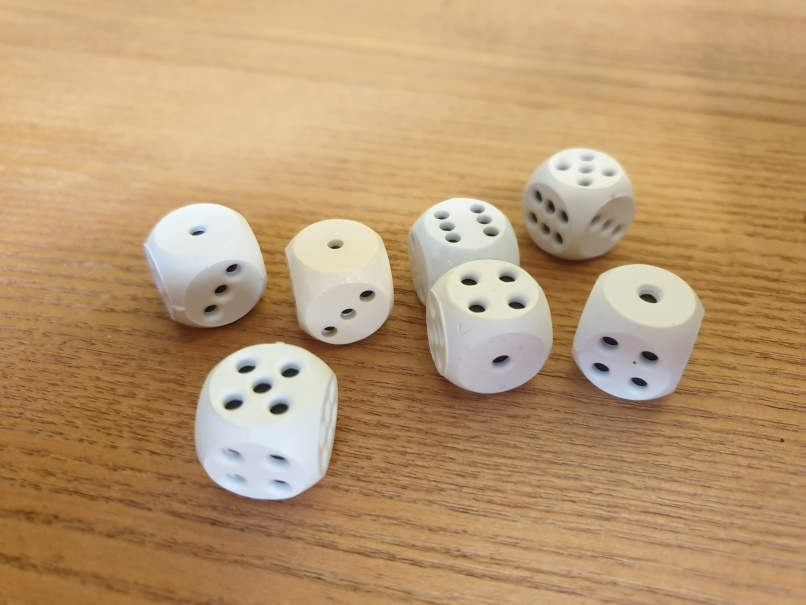
#> input picture projekt/dice_w.jpg, 806 x 605 px
$ jupyter execute wood_test.ipynb
#> lines starting #> are read from the running program, lines starting #| are printed output that depends on the picture; after the words box and inside, x2 and y2 are one past the last pixel; in counts of white or black regions, pixels touching at a corner belong together
### projekt/utils.py
import numpy as np
import matplotlib.pyplot as plt
from matplotlib.patches import Circle, Rectangle
from skimage import io, draw
import skimage.color as sc
from skimage.color import rgb2gray as r2g, rgb2hsv as r2h
from skimage.feature import canny
from skimage.morphology import dilation, erosion
from skimage.filters import gaussian
from ipywidgets import interact
from skimage.morphology import convex_hull_image as conhu
from skimage.measure import label, regionprops

def sh(image, ax=plt, **kwargs):
    ax.imshow(image, cmap='gray', **kwargs)
def colax(m, n):
    fig, axs = plt.subplots(m, n)#, gridspec_kw={"wspace": 0, "hspace": 0})
    return fig, (a for a in axs.flatten())
def ra():
    return sc.hsv2rgb([np.random.rand(), 1, 1])
_lh = 0
# [5 lines left out: function scol, not called in this run]

def bbxywh(bb):
    return (bb[1], bb[0]), bb[3]-bb[1], bb[2]-bb[0]
def bbctr(bb):
    xy, w, h = bbxywh(bb)
    return (xy[0]+w/2, xy[1]+h/2)
def bb_aspect(bb):
    _, w, h = bbxywh(bb)
    return w/h
def bb_ar(bb):
    _, w, h = bbxywh(bb)
    return w*h
# [8 lines left out: function regbound, not called in this run]

### projekt/wood_test.ipynb
[cell 1]
import numpy as np
import matplotlib.pyplot as plt
from matplotlib.patches import Circle, Rectangle
from skimage import io, draw
import skimage.color as sc
from skimage.color import rgb2gray as r2g, rgb2hsv as r2h
from skimage.feature import canny
from skimage.morphology import dilation, erosion
from skimage.filters import gaussian
from ipywidgets import interact
from skimage.morphology import convex_hull_image as conhu
from skimage.measure import label, regionprops
from utils import *
from skimage.measure import find_contours as fc
from skimage.filters import threshold_minimum as tm

[cell 2]
im = io.imread("dice_w.jpg")
#> im is the input picture: shape (605, 806, 3); mean R, G, B 184.6, 152.5, 112.6
bw = r2g(im)
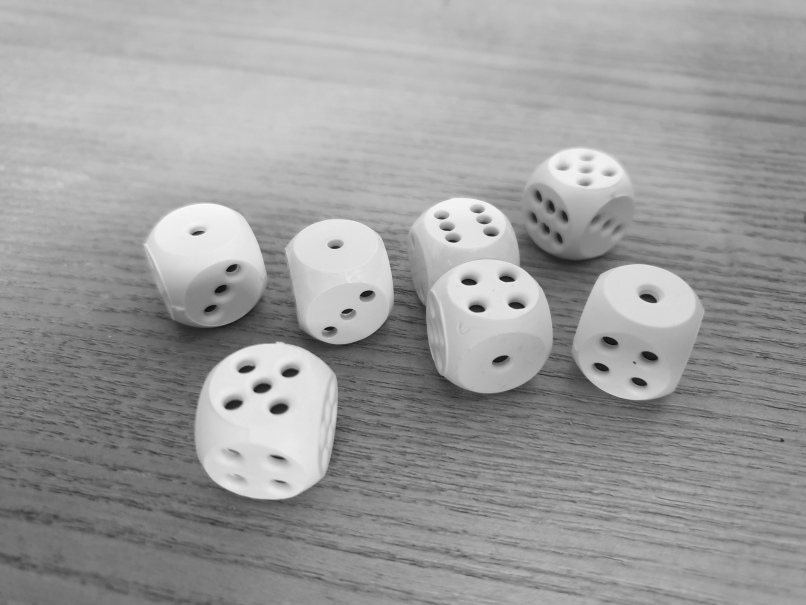
#> bw: shape (605, 806) float64; min 0.0454, max 0.981, mean 0.613
#> the sliders are set to th = 0.5
plt.imshow(im)

[cell 3]
@interact(th=(0,1,0.1))
def ttt(th=0.5):
#> called with th = 0.5
    tt = bw.copy()
    tt[tt<th]=0
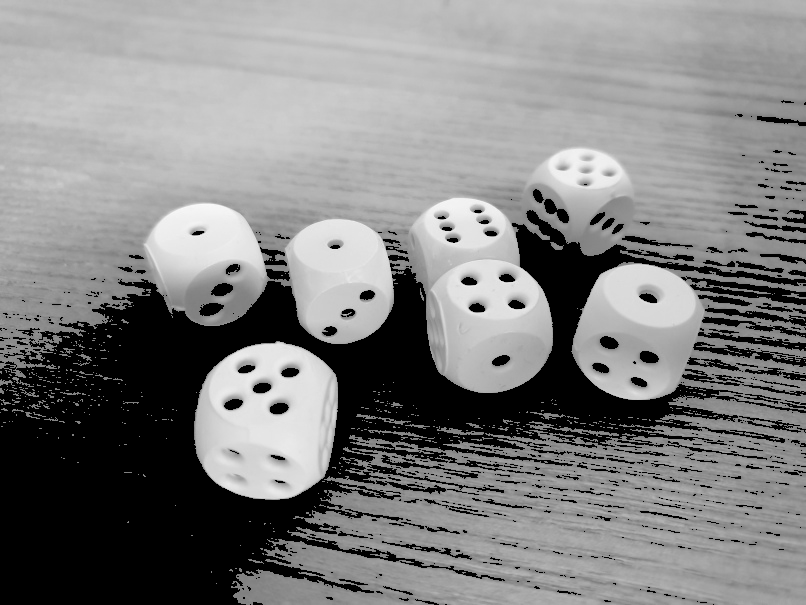
#> tt: shape (605, 806) float64; min 0, max 0.981, mean 0.506
    tt[tt>=th]=1
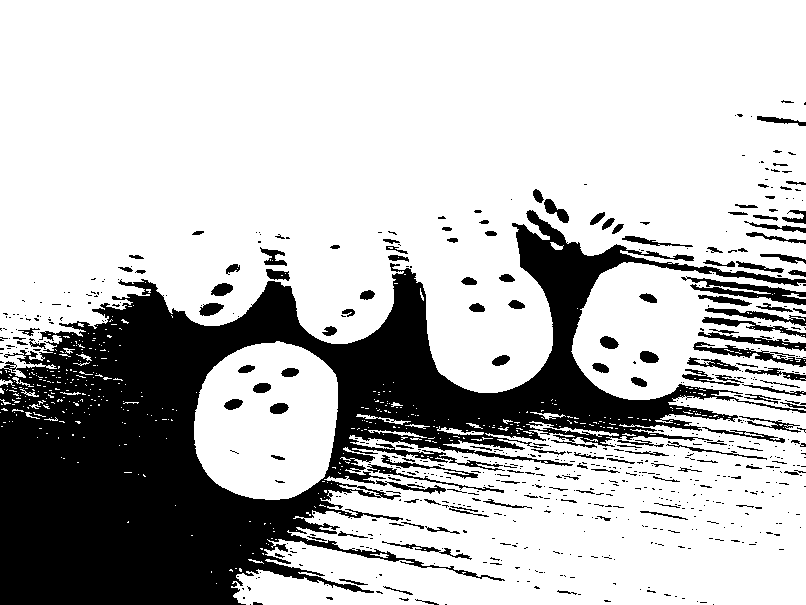
#> tt: shape (605, 806) float64; values 0 (black) and 1 (white), 74.4% white; 670 black regions (526 under 20 px), largest, box (x1, y1, x2, y2) and area: (0, 210, 806, 605) 106679, (681, 276, 806, 305) 1181, (693, 342, 806, 367) 739
    sh(tt)

[cell 4]
th = tm(bw)
#> th = 0.632
tt = bw > th
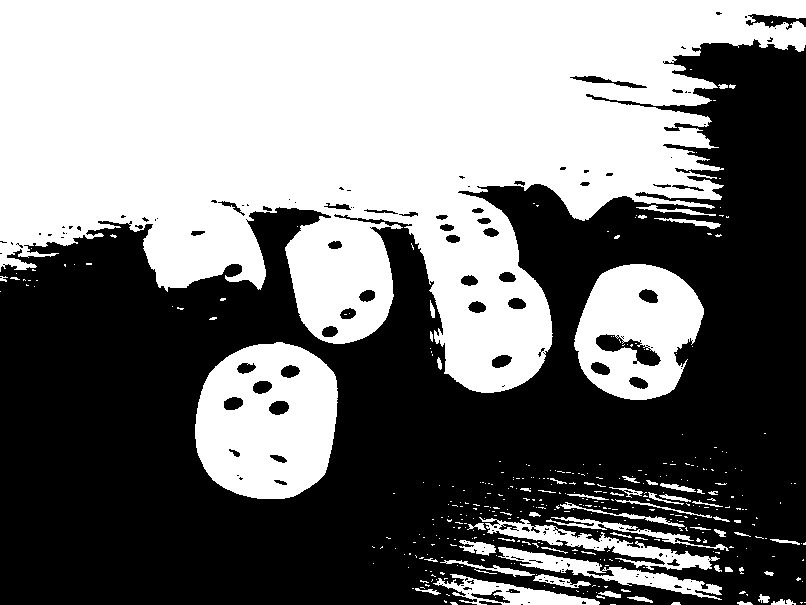
#> tt: shape (605, 806) bool; 47.4% white; 386 white regions (325 under 20 px), largest, box (x1, y1, x2, y2) and area: (0, 0, 806, 393) 187890, (195, 342, 338, 499) 17214, (574, 264, 704, 400) 11744
sh(tt)

[cell 5]
hsv = r2h(im)
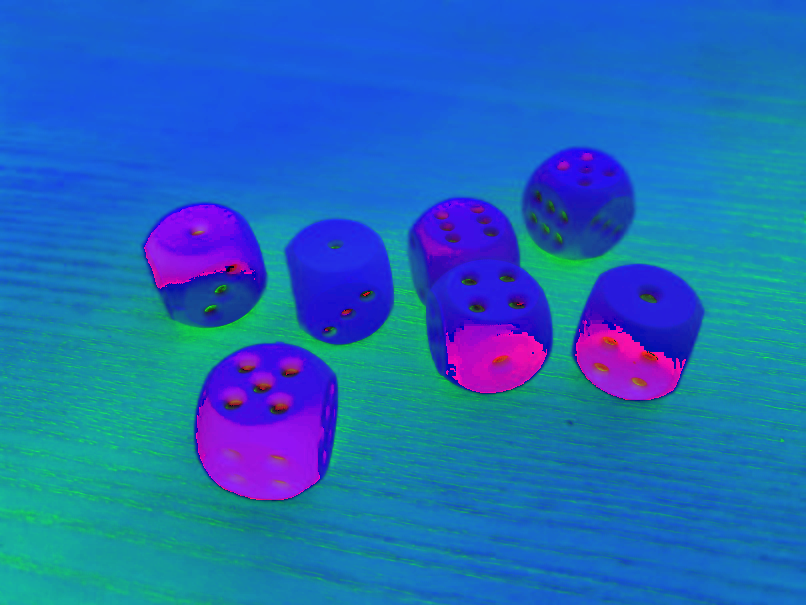
#> hsv: shape (605, 806, 3) float64; mean R, G, B 0.129, 0.415, 0.727
#> the sliders are set to th = 0.25
@interact(th=(0,0.5,0.01))
def ttthsv(th=0.5):
#> called with th = 0.25
    tt = bw.copy()
    tt[hsv[:,:,1]<th]=1
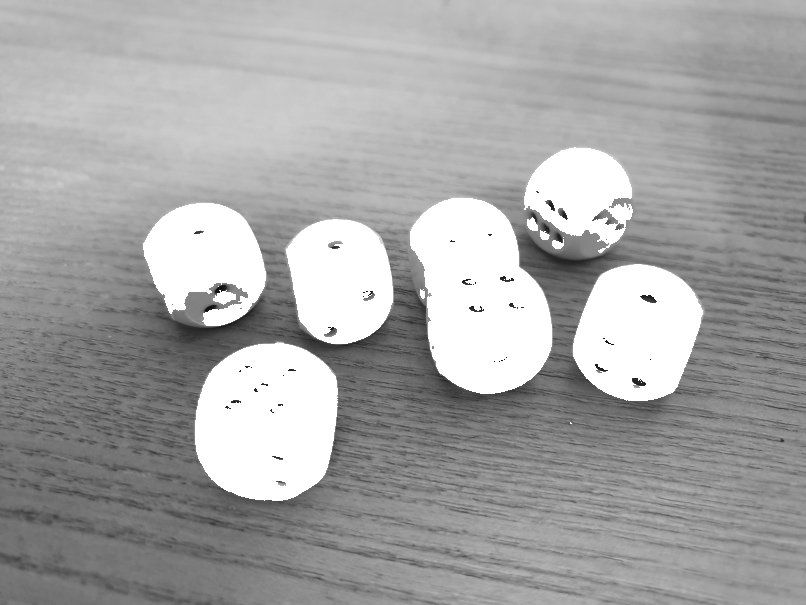
#> tt: shape (605, 806) float64; 16.25% of pixels changed, all inside (x1, y1, x2, y2) = (143, 147, 703, 501)
    tt[hsv[:,:,1]>=th]=0
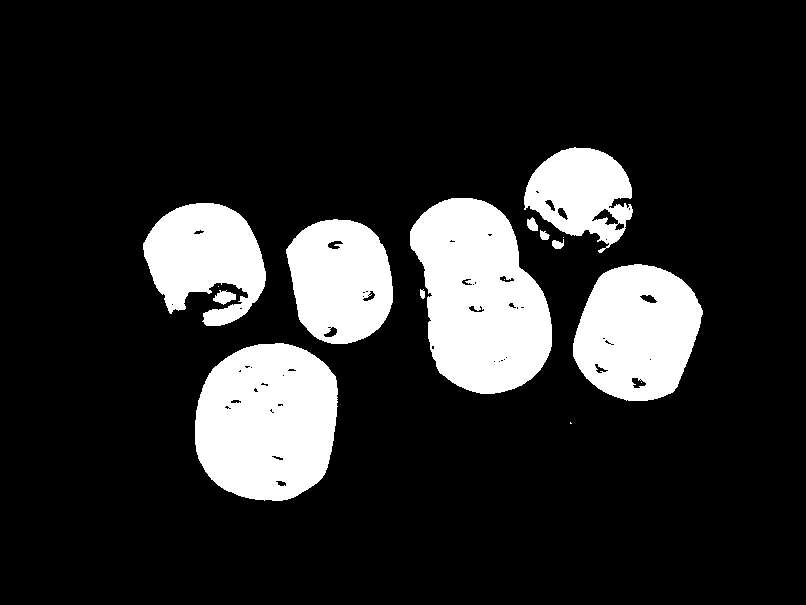
#> tt: shape (605, 806) float64; values 0 (black) and 1 (white), 16.3% white; 16 white regions (5 under 20 px), largest, box (x1, y1, x2, y2) and area: (410, 198, 552, 394) 19710, (195, 343, 338, 501) 18327, (573, 264, 703, 401) 13291
#> the sliders are set to th = 2, can = 4
    sh(tt)

[cell 6]
@interact(th=(0, 5, 1), can=(0, 8, 1))
def cont(th=3, can=3):
#> called with th = 2, can = 4
    g = gaussian(bw, th)
    c = canny(g, can)
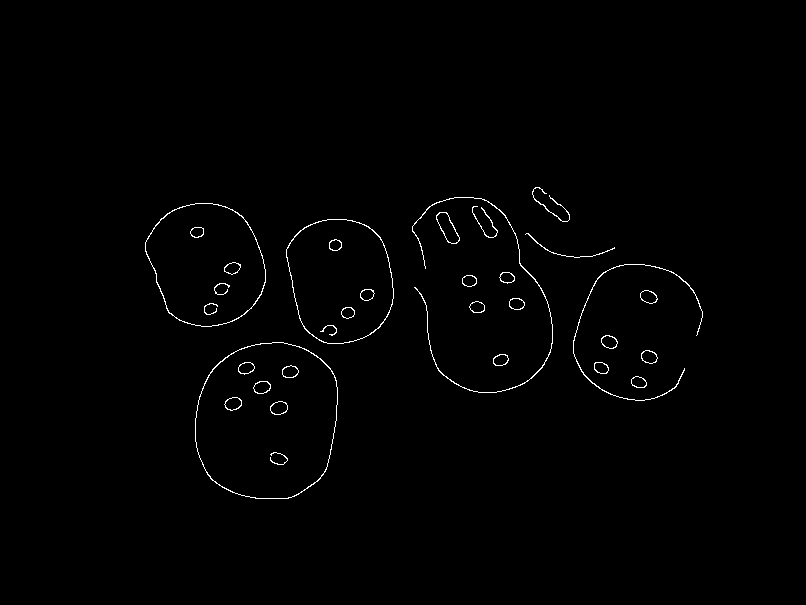
#> c: shape (605, 806) bool; 0.82% white in thin lines or dots, all inside (x1, y1, x2, y2) = (145, 187, 703, 499)
    sh(c)
